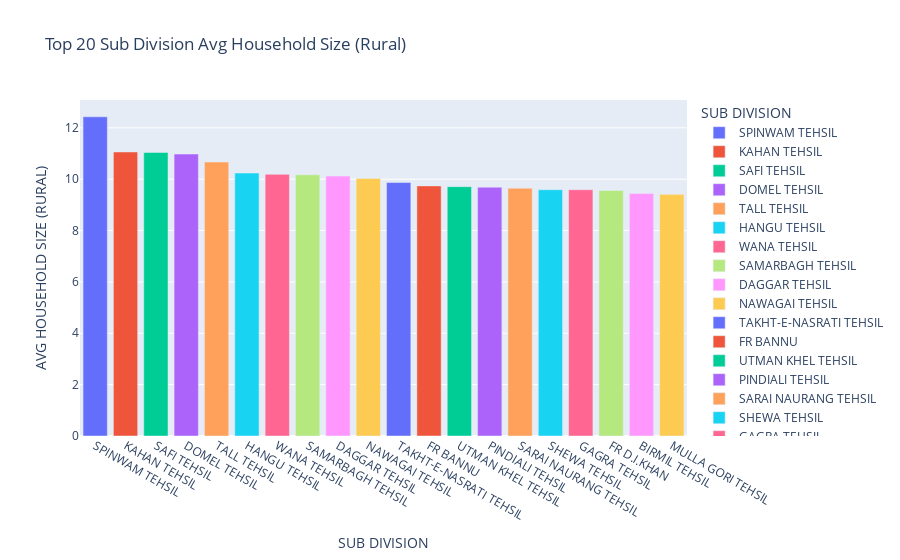

The code cell stored with this chart in its notebook:
### Markdown cell above
Show top 20 SUB DIVISION AVG HOUSEHOLD SIZE (RURAL) in provinces of Pakistan

### Code cell
# Calculate the Avg household size of each Sub Division and select the top 20
top_20_household = df.groupby('SUB DIVISION')['AVG HOUSEHOLD SIZE (RURAL)'].mean().sort_values(ascending=False).head(20)

top_20_household
fig = px.bar(top_20_household, x=top_20_household.index, y='AVG HOUSEHOLD SIZE (RURAL)', title="Top 20 Sub Division Avg Household Size (Rural)", color=top_20_household.index)
fig.show()

### Figure 1 — Plotly figure (JSON) as saved in the notebook; plotly's stock layout.template omitted (floating-point values rounded to 4 significant figures)
{"data": [{"alignmentgroup": "True", "hovertemplate": "SUB DIVISION=%{x}<br>AVG HOUSEHOLD SIZE (RURAL)=%{y}<extra></extra>", "legendgroup": "SPINWAM TEHSIL", "marker": {"color": "#636efa", "pattern": {"shape": ""}}, "name": "SPINWAM TEHSIL", "offsetgroup": "SPINWAM TEHSIL", "orientation": "v", "showlegend": true, "textposition": "auto", "type": "bar", "x": ["SPINWAM TEHSIL"], "xaxis": "x", "y": [12.43], "yaxis": "y"}, {"alignmentgroup": "True", "hovertemplate": "SUB DIVISION=%{x}<br>AVG HOUSEHOLD SIZE (RURAL)=%{y}<extra></extra>", "legendgroup": "KAHAN TEHSIL", "marker": {"color": "#EF553B", "pattern": {"shape": ""}}, "name": "KAHAN TEHSIL", "offsetgroup": "KAHAN TEHSIL", "orientation": "v", "showlegend": true, "textposition": "auto", "type": "bar", "x": ["KAHAN TEHSIL"], "xaxis": "x", "y": [11.06], "yaxis": "y"}, {"alignmentgroup": "True", "hovertemplate": "SUB DIVISION=%{x}<br>AVG HOUSEHOLD SIZE (RURAL)=%{y}<extra></extra>", "legendgroup": "SAFI TEHSIL", "marker": {"color": "#00cc96", "pattern": {"shape": ""}}, "name": "SAFI TEHSIL", "offsetgroup": "SAFI TEHSIL", "orientation": "v", "showlegend": true, "textposition": "auto", "type": "bar", "x": ["SAFI TEHSIL"], "xaxis": "x", "y": [11.04], "yaxis": "y"}, {"alignmentgroup": "True", "hovertemplate": "SUB DIVISION=%{x}<br>AVG HOUSEHOLD SIZE (RURAL)=%{y}<extra></extra>", "legendgroup": "DOMEL TEHSIL", "marker": {"color": "#ab63fa", "pattern": {"shape": ""}}, "name": "DOMEL TEHSIL", "offsetgroup": "DOMEL TEHSIL", "orientation": "v", "showlegend": true, "textposition": "auto", "type": "bar", "x": ["DOMEL TEHSIL"], "xaxis": "x", "y": [10.98], "yaxis": "y"}, {"alignmentgroup": "True", "hovertemplate": "SUB DIVISION=%{x}<br>AVG HOUSEHOLD SIZE (RURAL)=%{y}<extra></extra>", "legendgroup": "TALL TEHSIL", "marker": {"color": "#FFA15A", "pattern": {"shape": ""}}, "name": "TALL TEHSIL", "offsetgroup": "TALL TEHSIL", "orientation": "v", "showlegend": true, "textposition": "auto", "type": "bar", "x": ["TALL TEHSIL"], "xaxis": "x", "y": [10.67], "yaxis": "y"}, {"alignmentgroup": "True", "hovertemplate": "SUB DIVISION=%{x}<br>AVG HOUSEHOLD SIZE (RURAL)=%{y}<extra></extra>", "legendgroup": "HANGU TEHSIL", "marker": {"color": "#19d3f3", "pattern": {"shape": ""}}, "name": "HANGU TEHSIL", "offsetgroup": "HANGU TEHSIL", "orientation": "v", "showlegend": true, "textposition": "auto", "type": "bar", "x": ["HANGU TEHSIL"], "xaxis": "x", "y": [10.24], "yaxis": "y"}, {"alignmentgroup": "True", "hovertemplate": "SUB DIVISION=%{x}<br>AVG HOUSEHOLD SIZE (RURAL)=%{y}<extra></extra>", "legendgroup": "WANA TEHSIL", "marker": {"color": "#FF6692", "pattern": {"shape": ""}}, "name": "WANA TEHSIL", "offsetgroup": "WANA TEHSIL", "orientation": "v", "showlegend": true, "textposition": "auto", "type": "bar", "x": ["WANA TEHSIL"], "xaxis": "x", "y": [10.19], "yaxis": "y"}, {"alignmentgroup": "True", "hovertemplate": "SUB DIVISION=%{x}<br>AVG HOUSEHOLD SIZE (RURAL)=%{y}<extra></extra>", "legendgroup": "SAMARBAGH TEHSIL", "marker": {"color": "#B6E880", "pattern": {"shape": ""}}, "name": "SAMARBAGH TEHSIL", "offsetgroup": "SAMARBAGH TEHSIL", "orientation": "v", "showlegend": true, "textposition": "auto", "type": "bar", "x": ["SAMARBAGH TEHSIL"], "xaxis": "x", "y": [10.17], "yaxis": "y"}, {"alignmentgroup": "True", "hovertemplate": "SUB DIVISION=%{x}<br>AVG HOUSEHOLD SIZE (RURAL)=%{y}<extra></extra>", "legendgroup": "DAGGAR TEHSIL", "marker": {"color": "#FF97FF", "pattern": {"shape": ""}}, "name": "DAGGAR TEHSIL", "offsetgroup": "DAGGAR TEHSIL", "orientation": "v", "showlegend": true, "textposition": "auto", "type": "bar", "x": ["DAGGAR TEHSIL"], "xaxis": "x", "y": [10.12], "yaxis": "y"}, {"alignmentgroup": "True", "hovertemplate": "SUB DIVISION=%{x}<br>AVG HOUSEHOLD SIZE (RURAL)=%{y}<extra></extra>", "legendgroup": "NAWAGAI TEHSIL", "marker": {"color": "#FECB52", "pattern": {"shape": ""}}, "name": "NAWAGAI TEHSIL", "offsetgroup": "NAWAGAI TEHSIL", "orientation": "v", "showlegend": true, "textposition": "auto", "type": "bar", "x": ["NAWAGAI TEHSIL"], "xaxis": "x", "y": [10.03], "yaxis": "y"}, {"alignmentgroup": "True", "hovertemplate": "SUB DIVISION=%{x}<br>AVG HOUSEHOLD SIZE (RURAL)=%{y}<extra></extra>", "legendgroup": "TAKHT-E-NASRATI TEHSIL", "marker": {"color": "#636efa", "pattern": {"shape": ""}}, "name": "TAKHT-E-NASRATI TEHSIL", "offsetgroup": "TAKHT-E-NASRATI TEHSIL", "orientation": "v", "showlegend": true, "textposition": "auto", "type": "bar", "x": ["TAKHT-E-NASRATI TEHSIL"], "xaxis": "x", "y": [9.87], "yaxis": "y"}, {"alignmentgroup": "True", "hovertemplate": "SUB DIVISION=%{x}<br>AVG HOUSEHOLD SIZE (RURAL)=%{y}<extra></extra>", "legendgroup": "FR BANNU", "marker": {"color": "#EF553B", "pattern": {"shape": ""}}, "name": "FR BANNU", "offsetgroup": "FR BANNU", "orientation": "v", "showlegend": true, "textposition": "auto", "type": "bar", "x": ["FR BANNU"], "xaxis": "x", "y": [9.74], "yaxis": "y"}, {"alignmentgroup": "True", "hovertemplate": "SUB DIVISION=%{x}<br>AVG HOUSEHOLD SIZE (RURAL)=%{y}<extra></extra>", "legendgroup": "UTMAN KHEL TEHSIL", "marker": {"color": "#00cc96", "pattern": {"shape": ""}}, "name": "UTMAN KHEL TEHSIL", "offsetgroup": "UTMAN KHEL TEHSIL", "orientation": "v", "showlegend": true, "textposition": "auto", "type": "bar", "x": ["UTMAN KHEL TEHSIL"], "xaxis": "x", "y": [9.71], "yaxis": "y"}, {"alignmentgroup": "True", "hovertemplate": "SUB DIVISION=%{x}<br>AVG HOUSEHOLD SIZE (RURAL)=%{y}<extra></extra>", "legendgroup": "PINDIALI TEHSIL", "marker": {"color": "#ab63fa", "pattern": {"shape": ""}}, "name": "PINDIALI TEHSIL", "offsetgroup": "PINDIALI TEHSIL", "orientation": "v", "showlegend": true, "textposition": "auto", "type": "bar", "x": ["PINDIALI TEHSIL"], "xaxis": "x", "y": [9.69], "yaxis": "y"}, {"alignmentgroup": "True", "hovertemplate": "SUB DIVISION=%{x}<br>AVG HOUSEHOLD SIZE (RURAL)=%{y}<extra></extra>", "legendgroup": "SARAI NAURANG TEHSIL", "marker": {"color": "#FFA15A", "pattern": {"shape": ""}}, "name": "SARAI NAURANG TEHSIL", "offsetgroup": "SARAI NAURANG TEHSIL", "orientation": "v", "showlegend": true, "textposition": "auto", "type": "bar", "x": ["SARAI NAURANG TEHSIL"], "xaxis": "x", "y": [9.65], "yaxis": "y"}, {"alignmentgroup": "True", "hovertemplate": "SUB DIVISION=%{x}<br>AVG HOUSEHOLD SIZE (RURAL)=%{y}<extra></extra>", "legendgroup": "SHEWA TEHSIL", "marker": {"color": "#19d3f3", "pattern": {"shape": ""}}, "name": "SHEWA TEHSIL", "offsetgroup": "SHEWA TEHSIL", "orientation": "v", "showlegend": true, "textposition": "auto", "type": "bar", "x": ["SHEWA TEHSIL"], "xaxis": "x", "y": [9.59], "yaxis": "y"}, {"alignmentgroup": "True", "hovertemplate": "SUB DIVISION=%{x}<br>AVG HOUSEHOLD SIZE (RURAL)=%{y}<extra></extra>", "legendgroup": "GAGRA TEHSIL", "marker": {"color": "#FF6692", "pattern": {"shape": ""}}, "name": "GAGRA TEHSIL", "offsetgroup": "GAGRA TEHSIL", "orientation": "v", "showlegend": true, "textposition": "auto", "type": "bar", "x": ["GAGRA TEHSIL"], "xaxis": "x", "y": [9.59], "yaxis": "y"}, {"alignmentgroup": "True", "hovertemplate": "SUB DIVISION=%{x}<br>AVG HOUSEHOLD SIZE (RURAL)=%{y}<extra></extra>", "legendgroup": "FR D.I.KHAN", "marker": {"color": "#B6E880", "pattern": {"shape": ""}}, "name": "FR D.I.KHAN", "offsetgroup": "FR D.I.KHAN", "orientation": "v", "showlegend": true, "textposition": "auto", "type": "bar", "x": ["FR D.I.KHAN"], "xaxis": "x", "y": [9.56], "yaxis": "y"}, {"alignmentgroup": "True", "hovertemplate": "SUB DIVISION=%{x}<br>AVG HOUSEHOLD SIZE (RURAL)=%{y}<extra></extra>", "legendgroup": "BIRMIL TEHSIL", "marker": {"color": "#FF97FF", "pattern": {"shape": ""}}, "name": "BIRMIL TEHSIL", "offsetgroup": "BIRMIL TEHSIL", "orientation": "v", "showlegend": true, "textposition": "auto", "type": "bar", "x": ["BIRMIL TEHSIL"], "xaxis": "x", "y": [9.44], "yaxis": "y"}, {"alignmentgroup": "True", "hovertemplate": "SUB DIVISION=%{x}<br>AVG HOUSEHOLD SIZE (RURAL)=%{y}<extra></extra>", "legendgroup": "MULLA GORI TEHSIL", "marker": {"color": "#FECB52", "pattern": {"shape": ""}}, "name": "MULLA GORI TEHSIL", "offsetgroup": "MULLA GORI TEHSIL", "orientation": "v", "showlegend": true, "textposition": "auto", "type": "bar", "x": ["MULLA GORI TEHSIL"], "xaxis": "x", "y": [9.41], "yaxis": "y"}], "layout": {"barmode": "relative", "legend": {"title": {"text": "SUB DIVISION"}, "tracegroupgap": 0}, "title": {"text": "Top 20 Sub Division Avg Household Size (Rural)"}, "xaxis": {"anchor": "y", "categoryarray": ["SPINWAM TEHSIL", "KAHAN TEHSIL", "SAFI TEHSIL", "DOMEL TEHSIL", "TALL TEHSIL", "HANGU TEHSIL", "WANA TEHSIL", "SAMARBAGH TEHSIL", "DAGGAR TEHSIL", "NAWAGAI TEHSIL", "TAKHT-E-NASRATI TEHSIL", "FR BANNU", "UTMAN KHEL TEHSIL", "PINDIALI TEHSIL", "SARAI NAURANG TEHSIL", "SHEWA TEHSIL", "GAGRA TEHSIL", "FR D.I.KHAN", "BIRMIL TEHSIL", "MULLA GORI TEHSIL"], "categoryorder": "array", "domain": [0, 1], "title": {"text": "SUB DIVISION"}, "type": "category", "range": [-0.5, 19.5], "autorange": true}, "yaxis": {"anchor": "x", "domain": [0, 1], "title": {"text": "AVG HOUSEHOLD SIZE (RURAL)"}, "type": "linear", "range": [0, 13.08], "autorange": true}, "autosize": true}}
